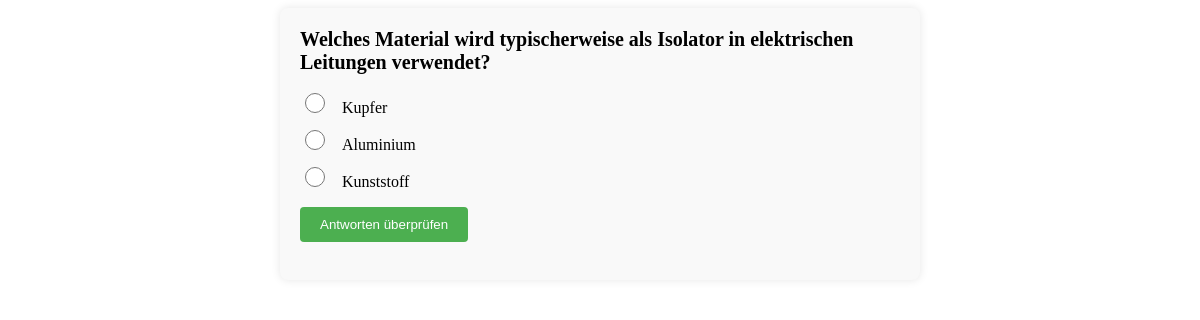
The page /quiz.php?thema=4 on the database its author committed.
### tables this page shows
CREATE TABLE `quiz_frage4` (
  `frage_id` int(11) NOT NULL,
  `frage_text` varchar(255) NOT NULL
);

CREATE TABLE `quiz_antwort4` (
  `antwort_id` int(11) NOT NULL,
  `frage_id` int(11) NOT NULL,
  `antwort_text` varchar(255) NOT NULL,
  `korrekt` tinyint(1) NOT NULL
);

### quiz.php (the view, shortened to what this page needs)
<link rel="stylesheet" href="quiz4.css">
<link href='https://unpkg.com/boxicons@2.1.4/css/boxicons.min.css' rel='stylesheet'>
<?php
include 'config.php';
$con = new mysqli($servername, $username, $password, $dbname);
$frage_thema = "";
$antwort_thema = "";
$id = isset($_GET['id']) ? intval($_GET['id']) : 1;
$vorherige_id = isset($_GET['vorherige_id']) ? intval($_GET['vorherige_id']) : 0;
$thema = $_GET['thema'] ?? 1;
switch ($thema) {
    case 4:
        $frage_thema = "quiz_frage4";
        $antwort_thema = "quiz_antwort4";
        break;
}
$sql_maxfragen = "SELECT max(frage_id) as max_id FROM $antwort_thema";
$sql_maxfragenresult = mysqli_query($con, $sql_maxfragen);
$sql_maxfragenid = mysqli_fetch_assoc($sql_maxfragenresult)['max_id'];
$show_question = false;
if ($id <= $sql_maxfragenid) {
    if ($show_question || $id == 1) {
        $sql_fragetext = "SELECT frage_text FROM $frage_thema WHERE frage_id = $id";
        $result_fragetext = mysqli_query($con, $sql_fragetext);
        $frage ="";
        if($row = $result_fragetext->fetch_assoc()) {
            $frage = $row["frage_text"];
        }
        $sql_antworttext1 = "SELECT antwort_text FROM $antwort_thema WHERE frage_id = $id AND antwort_id = 1";
        $result_antworttext1 = mysqli_query($con, $sql_antworttext1);
        $antwort1 = $result_antworttext1->fetch_assoc()['antwort_text'];
        $sql_antworttext2 = "SELECT antwort_text FROM $antwort_thema WHERE frage_id = $id AND antwort_id = 2";
        $result_antworttext2 = mysqli_query($con, $sql_antworttext2);
        $antwort2 = mysqli_fetch_assoc($result_antworttext2)['antwort_text'];
        $sql_antworttext3 = "SELECT antwort_text FROM $antwort_thema WHERE frage_id = $id AND antwort_id = 3";
        $result_antworttext3 = mysqli_query($con, $sql_antworttext3);
        $antwort3 = mysqli_fetch_assoc($result_antworttext3)['antwort_text'];
        echo '<form class="quiz-form" method="post" action="' . htmlspecialchars($_SERVER["PHP_SELF"]) . '?thema=' . $thema . '&id=' . $id . '&vorherige_id=' . $vorherige_id . '">';
        echo "<div class='question'>$frage</div>";
        echo '<ul class="answers">';
        echo "<li><input type='radio' class='lol' name='1' value='1'> <span class='answer-text'>$antwort1</span></li>";
        echo "<li><input type='radio' name='1' class='lol' value='2'> <span class='answer-text'>$antwort2</span></li>";
        echo "<li><input type='radio' name='1' class='lol' value='3'> <span class='answer-text'>$antwort3</span></li>";
        echo '</ul>';
        echo '<input type="submit" id="submitBtn"  value="Antworten überprüfen">';
        echo '</form>';
    }
}
?>

### quiz4.css (style rules this page uses)
.quiz-form { max-width: 600px; margin: 0 auto; padding: 20px; background-color: #f9f9f9; border-radius: 8px; box-shadow: 0 0 10px rgba(0, 0, 0, 0.1); }
.question { font-size: 20px; font-weight: bold; margin-bottom: 15px; }
.answers { list-style-type: none; padding: 0; }
.answers li { margin-bottom: 10px; }
.answer-text { margin-left: 10px; font-size: 16px; }
#submitBtn { padding: 10px 20px; background-color: #FF6347; color: white; border: none; border-radius: 4px; cursor: not-allowed; transition:0.3s ease, color 0.3s ease, cursor 0.3s ease; }
#submitBtn.animating { animation: fadeInGreen 2s ease; animation-fill-mode: forwards; }
.lol { width:20px; height:20px; }

### rows shown on the page
quiz_frage4: frage_text "Welches Material wird typischerweise als Isolator in elektrischen Leitungen verwendet?"
quiz_antwort4: antwort_text "Kupfer"
quiz_antwort4: antwort_text "Aluminium"
quiz_antwort4: antwort_text "Kunststoff"
